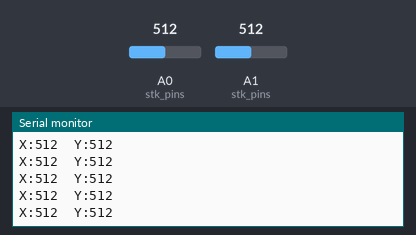
Recording of a sketch running on a simulated Arduino Uno, built with avr-gcc and run on an emulated ATmega328P. Parts: the last lines printed to the serial monitor. Inputs (shaded band) come from the test bench; at power-on: A1 (stk_pins) = 512, A0 (stk_pins) = 512.

Above: at 4.2 s.
4.3 s: A1 (stk_pins) set to 104
At 5.0 s:
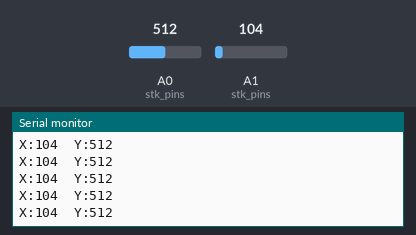
7.3 s: A1 (stk_pins) set to 94
At 8.1 s:
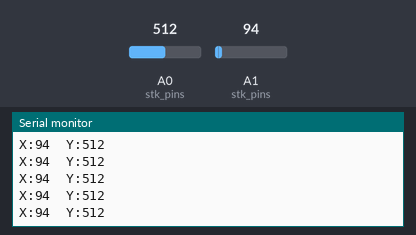
Timing chart, 0 to 9.0 s (numbered marks = the images above; inputs shaded):
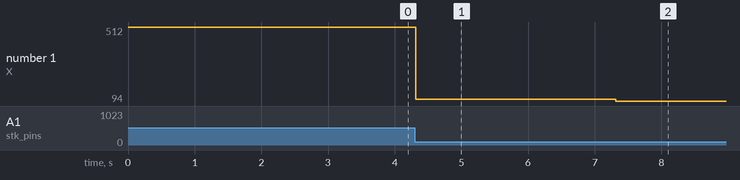

Measured:
- after the input at 4.3 s, the serial monitor: prints a new line at once (image 1)
- after the input at 7.3 s, the serial monitor: prints a new line at once (image 2)
- plotted number 1: 512 → 104 after the input at 4.3 s, 104 → 94 after the input at 7.3 s

The sketch:

sketch_nov08b.ino
```cpp
#define STX A1
#define STY A0
const byte stk_pins [2] = {STX, STY};
void setup() {
for (byte i = 0 ; i < 2 ; i++) pinMode(stk_pins[i], INPUT);
Serial.begin(38400);
}
void loop() {
Serial.print("X:");
Serial.print(analogRead(stk_pins[0]));
Serial.print("  Y:");
Serial.print(analogRead(stk_pins[1]));
Serial.println();
}
```
